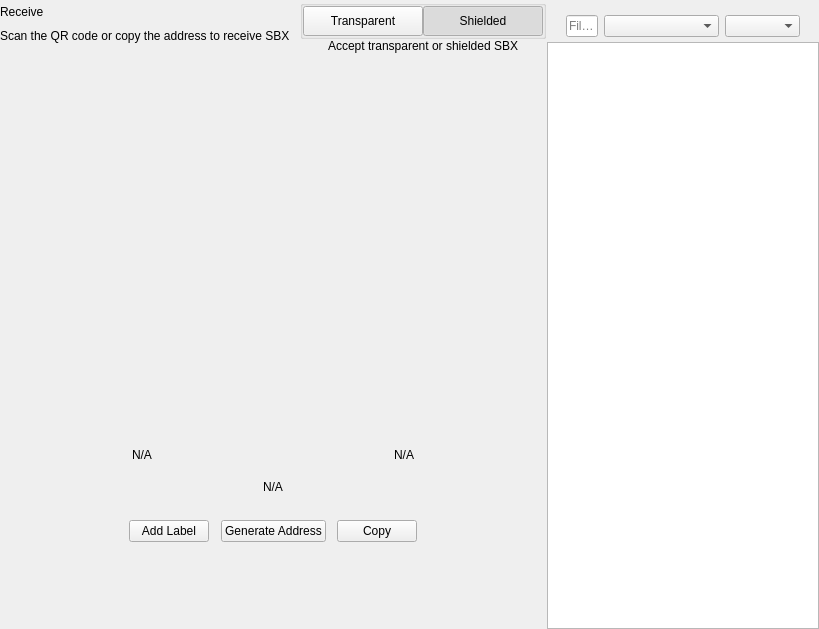
<?xml version="1.0" encoding="UTF-8"?>
<ui version="4.0">
 <class>ReceiveWidget</class>
 <widget class="QWidget" name="ReceiveWidget">
  <property name="geometry">
   <rect>
    <x>0</x>
    <y>0</y>
    <width>819</width>
    <height>629</height>
   </rect>
  </property>
  <property name="minimumSize">
   <size>
    <width>0</width>
    <height>0</height>
   </size>
  </property>
  <property name="windowTitle">
   <string>Form</string>
  </property>
  <layout class="QHBoxLayout" name="horizontalLayout_2" stretch="2,1">
   <property name="spacing">
    <number>0</number>
   </property>
   <property name="leftMargin">
    <number>0</number>
   </property>
   <property name="topMargin">
    <number>0</number>
   </property>
   <property name="rightMargin">
    <number>0</number>
   </property>
   <property name="bottomMargin">
    <number>0</number>
   </property>
   <item>
    <widget class="QWidget" name="left" native="true">
     <layout class="QVBoxLayout" name="verticalLayout_3">
      <property name="leftMargin">
       <number>0</number>
      </property>
      <property name="topMargin">
       <number>0</number>
      </property>
      <property name="rightMargin">
       <number>0</number>
      </property>
      <property name="bottomMargin">
       <number>0</number>
      </property>
      <item>
       <layout class="QVBoxLayout" name="verticalLayout_2">
        <property name="spacing">
         <number>0</number>
        </property>
        <property name="leftMargin">
         <number>0</number>
        </property>
        <item>
         <layout class="QHBoxLayout" name="horizontalLayout_3">
          <property name="spacing">
           <number>0</number>
          </property>
          <item>
           <layout class="QVBoxLayout" name="verticalLayout_4">
            <property name="spacing">
             <number>5</number>
            </property>
            <item>
             <widget class="QLabel" name="labelTitle">
              <property name="text">
               <string>Receive</string>
              </property>
             </widget>
            </item>
            <item alignment="Qt::AlignTop">
             <widget class="QLabel" name="labelSubtitle1">
              <property name="text">
               <string>Scan the QR code or copy the address to receive SBX</string>
              </property>
             </widget>
            </item>
           </layout>
          </item>
          <item>
           <spacer name="horizontalSpacer">
            <property name="orientation">
             <enum>Qt::Horizontal</enum>
            </property>
            <property name="sizeHint" stdset="0">
             <size>
              <width>40</width>
              <height>20</height>
             </size>
            </property>
           </spacer>
          </item>
          <item>
           <widget class="QWidget" name="containerViewPrivacyChecks" native="true">
            <layout class="QVBoxLayout" name="containerPrivacyChecks">
             <property name="spacing">
              <number>0</number>
             </property>
             <property name="leftMargin">
              <number>0</number>
             </property>
             <property name="topMargin">
              <number>0</number>
             </property>
             <property name="rightMargin">
              <number>0</number>
             </property>
             <property name="bottomMargin">
              <number>0</number>
             </property>
             <item alignment="Qt::AlignHCenter|Qt::AlignVCenter">
              <widget class="QGroupBox" name="groupBox">
               <property name="title">
                <string/>
               </property>
               <layout class="QHBoxLayout" name="horizontalLayout_2_1">
                <property name="spacing">
                 <number>0</number>
                </property>
                <property name="leftMargin">
                 <number>0</number>
                </property>
                <property name="topMargin">
                 <number>0</number>
                </property>
                <property name="rightMargin">
                 <number>0</number>
                </property>
                <property name="bottomMargin">
                 <number>0</number>
                </property>
                <item>
                 <widget class="QPushButton" name="pushLeft">
                  <property name="minimumSize">
                   <size>
                    <width>120</width>
                    <height>30</height>
                   </size>
                  </property>
                  <property name="maximumSize">
                   <size>
                    <width>120</width>
                    <height>30</height>
                   </size>
                  </property>
                  <property name="focusPolicy">
                   <enum>Qt::NoFocus</enum>
                  </property>
                  <property name="text">
                   <string>Transparent</string>
                  </property>
                  <property name="checkable">
                   <bool>true</bool>
                  </property>
                  <property name="autoExclusive">
                   <bool>true</bool>
                  </property>
                 </widget>
                </item>
                <item>
                 <widget class="QPushButton" name="pushRight">
                  <property name="minimumSize">
                   <size>
                    <width>120</width>
                    <height>30</height>
                   </size>
                  </property>
                  <property name="maximumSize">
                   <size>
                    <width>120</width>
                    <height>30</height>
                   </size>
                  </property>
                  <property name="focusPolicy">
                   <enum>Qt::NoFocus</enum>
                  </property>
                  <property name="text">
                   <string>Shielded</string>
                  </property>
                  <property name="checkable">
                   <bool>true</bool>
                  </property>
                  <property name="checked">
                   <bool>true</bool>
                  </property>
                  <property name="autoExclusive">
                   <bool>true</bool>
                  </property>
                 </widget>
                </item>
               </layout>
              </widget>
             </item>
             <item alignment="Qt::AlignHCenter|Qt::AlignTop">
              <widget class="QLabel" name="labelSubtitle2">
               <property name="text">
                <string>Accept transparent or shielded SBX</string>
               </property>
               <property name="alignment">
                <set>Qt::AlignRight|Qt::AlignTrailing|Qt::AlignVCenter</set>
               </property>
              </widget>
             </item>
            </layout>
           </widget>
          </item>
         </layout>
        </item>
        <item>
         <spacer name="verticalSpacer_2">
          <property name="orientation">
           <enum>Qt::Vertical</enum>
          </property>
          <property name="sizeType">
           <enum>QSizePolicy::Expanding</enum>
          </property>
          <property name="sizeHint" stdset="0">
           <size>
            <width>20</width>
            <height>50</height>
           </size>
          </property>
         </spacer>
        </item>
        <item alignment="Qt::AlignHCenter">
         <widget class="QWidget" name="layoutQR" native="true">
          <property name="maximumSize">
           <size>
            <width>510</width>
            <height>16777215</height>
           </size>
          </property>
          <layout class="QVBoxLayout" name="verticalLayoutQr">
           <item>
            <spacer name="verticalSpacer11">
             <property name="orientation">
              <enum>Qt::Vertical</enum>
             </property>
             <property name="sizeType">
              <enum>QSizePolicy::Fixed</enum>
             </property>
             <property name="sizeHint" stdset="0">
              <size>
               <width>20</width>
               <height>20</height>
              </size>
             </property>
            </spacer>
           </item>
           <item alignment="Qt::AlignHCenter">
            <widget class="QLabel" name="labelQrImg">
             <property name="minimumSize">
              <size>
               <width>260</width>
               <height>260</height>
              </size>
             </property>
             <property name="maximumSize">
              <size>
               <width>260</width>
               <height>260</height>
              </size>
             </property>
             <property name="text">
              <string/>
             </property>
             <property name="alignment">
              <set>Qt::AlignCenter</set>
             </property>
            </widget>
           </item>
           <item>
            <spacer name="verticalSpacer_21">
             <property name="orientation">
              <enum>Qt::Vertical</enum>
             </property>
             <property name="sizeType">
              <enum>QSizePolicy::Fixed</enum>
             </property>
             <property name="sizeHint" stdset="0">
              <size>
               <width>20</width>
               <height>30</height>
              </size>
             </property>
            </spacer>
           </item>
           <item>
            <widget class="QWidget" name="widget" native="true">
             <property name="minimumSize">
              <size>
               <width>0</width>
               <height>0</height>
              </size>
             </property>
             <layout class="QHBoxLayout" name="horizontalLayout_5">
              <item>
               <widget class="QLabel" name="labelLabel">
                <property name="text">
                 <string notr="true">N/A</string>
                </property>
               </widget>
              </item>
              <item>
               <spacer name="horizontalSpacer_2">
                <property name="orientation">
                 <enum>Qt::Horizontal</enum>
                </property>
                <property name="sizeHint" stdset="0">
                 <size>
                  <width>141</width>
                  <height>20</height>
                 </size>
                </property>
               </spacer>
              </item>
              <item>
               <widget class="QLabel" name="labelDate">
                <property name="text">
                 <string notr="true">N/A</string>
                </property>
                <property name="alignment">
                 <set>Qt::AlignRight|Qt::AlignTrailing|Qt::AlignVCenter</set>
                </property>
               </widget>
              </item>
             </layout>
            </widget>
           </item>
           <item>
            <widget class="QLabel" name="labelAddress">
             <property name="sizePolicy">
              <sizepolicy hsizetype="Expanding" vsizetype="Preferred">
               <horstretch>0</horstretch>
               <verstretch>0</verstretch>
              </sizepolicy>
             </property>
             <property name="minimumSize">
              <size>
               <width>300</width>
               <height>0</height>
              </size>
             </property>
             <property name="text">
              <string notr="true">N/A</string>
             </property>
             <property name="alignment">
              <set>Qt::AlignCenter</set>
             </property>
            </widget>
           </item>
           <item>
            <spacer name="verticalSpacer_4">
             <property name="orientation">
              <enum>Qt::Vertical</enum>
             </property>
             <property name="sizeType">
              <enum>QSizePolicy::Fixed</enum>
             </property>
             <property name="sizeHint" stdset="0">
              <size>
               <width>20</width>
               <height>20</height>
              </size>
             </property>
            </spacer>
           </item>
           <item>
            <layout class="QHBoxLayout" name="horizontalLayout_4">
             <item alignment="Qt::AlignHCenter">
              <widget class="QPushButton" name="pushButtonLabel">
               <property name="focusPolicy">
                <enum>Qt::NoFocus</enum>
               </property>
               <property name="text">
                <string>Add Label</string>
               </property>
              </widget>
             </item>
             <item alignment="Qt::AlignHCenter">
              <widget class="QPushButton" name="pushButtonNewAddress">
               <property name="focusPolicy">
                <enum>Qt::NoFocus</enum>
               </property>
               <property name="text">
                <string>Generate Address</string>
               </property>
              </widget>
             </item>
             <item alignment="Qt::AlignHCenter">
              <widget class="QPushButton" name="pushButtonCopy">
               <property name="focusPolicy">
                <enum>Qt::NoFocus</enum>
               </property>
               <property name="text">
                <string>Copy</string>
               </property>
              </widget>
             </item>
            </layout>
           </item>
           <item>
            <spacer name="verticalSpacer_3">
             <property name="orientation">
              <enum>Qt::Vertical</enum>
             </property>
             <property name="sizeType">
              <enum>QSizePolicy::Expanding</enum>
             </property>
             <property name="sizeHint" stdset="0">
              <size>
               <width>20</width>
               <height>20</height>
              </size>
             </property>
            </spacer>
           </item>
          </layout>
         </widget>
        </item>
        <item>
         <spacer name="verticalSpacer">
          <property name="orientation">
           <enum>Qt::Vertical</enum>
          </property>
          <property name="sizeHint" stdset="0">
           <size>
            <width>20</width>
            <height>40</height>
           </size>
          </property>
         </spacer>
        </item>
       </layout>
      </item>
     </layout>
    </widget>
   </item>
   <item>
    <widget class="QWidget" name="right" native="true">
     <layout class="QVBoxLayout" name="verticalLayout_5">
      <property name="spacing">
       <number>0</number>
      </property>
      <property name="leftMargin">
       <number>1</number>
      </property>
      <property name="topMargin">
       <number>0</number>
      </property>
      <property name="rightMargin">
       <number>0</number>
      </property>
      <property name="bottomMargin">
       <number>0</number>
      </property>
      <item>
       <layout class="QVBoxLayout" name="container_right">
        <property name="spacing">
         <number>0</number>
        </property>
        <property name="leftMargin">
         <number>0</number>
        </property>
        <property name="rightMargin">
         <number>0</number>
        </property>
        <item>
         <layout class="QVBoxLayout" name="verticalLayout">
          <property name="spacing">
           <number>6</number>
          </property>
          <property name="leftMargin">
           <number>19</number>
          </property>
          <property name="rightMargin">
           <number>19</number>
          </property>
          <item>
           <widget class="OptionButton" name="btnRequest" native="true"/>
          </item>
          <item>
           <widget class="OptionButton" name="btnMyAddresses" native="true">
            <property name="sizePolicy">
             <sizepolicy hsizetype="Preferred" vsizetype="Minimum">
              <horstretch>0</horstretch>
              <verstretch>0</verstretch>
             </sizepolicy>
            </property>
           </widget>
          </item>
         </layout>
        </item>
        <item>
         <widget class="QWidget" name="sortWidget" native="true">
          <layout class="QHBoxLayout" name="horizontalLayout_6">
           <property name="leftMargin">
            <number>19</number>
           </property>
           <property name="rightMargin">
            <number>19</number>
           </property>
           <property name="bottomMargin">
            <number>5</number>
           </property>
           <item>
            <widget class="QLineEdit" name="lineEditFilter">
             <property name="sizePolicy">
              <sizepolicy hsizetype="Expanding" vsizetype="Fixed">
               <horstretch>0</horstretch>
               <verstretch>0</verstretch>
              </sizepolicy>
             </property>
             <property name="minimumSize">
              <size>
               <width>0</width>
               <height>0</height>
              </size>
             </property>
             <property name="contextMenuPolicy">
              <enum>Qt::DefaultContextMenu</enum>
             </property>
             <property name="acceptDrops">
              <bool>false</bool>
             </property>
             <property name="maxLength">
              <number>40</number>
             </property>
             <property name="placeholderText">
              <string>Filter</string>
             </property>
            </widget>
           </item>
           <item>
            <spacer name="horizontalSpacer_3">
             <property name="orientation">
              <enum>Qt::Horizontal</enum>
             </property>
             <property name="sizeType">
              <enum>QSizePolicy::Preferred</enum>
             </property>
             <property name="sizeHint" stdset="0">
              <size>
               <width>20</width>
               <height>20</height>
              </size>
             </property>
            </spacer>
           </item>
           <item>
            <widget class="QComboBox" name="comboBoxSort">
             <property name="sizePolicy">
              <sizepolicy hsizetype="Preferred" vsizetype="Fixed">
               <horstretch>0</horstretch>
               <verstretch>0</verstretch>
              </sizepolicy>
             </property>
             <property name="minimumSize">
              <size>
               <width>115</width>
               <height>0</height>
              </size>
             </property>
            </widget>
           </item>
           <item>
            <widget class="QComboBox" name="comboBoxSortOrder">
             <property name="sizePolicy">
              <sizepolicy hsizetype="Preferred" vsizetype="Fixed">
               <horstretch>0</horstretch>
               <verstretch>0</verstretch>
              </sizepolicy>
             </property>
             <property name="minimumSize">
              <size>
               <width>75</width>
               <height>0</height>
              </size>
             </property>
            </widget>
           </item>
          </layout>
          <zorder>comboBoxSort</zorder>
          <zorder>comboBoxSortOrder</zorder>
          <zorder>lineEditFilter</zorder>
         </widget>
        </item>
        <item>
         <widget class="QListView" name="listViewAddress"/>
        </item>
       </layout>
      </item>
     </layout>
    </widget>
   </item>
  </layout>
 </widget>
 <customwidgets>
  <customwidget>
   <class>OptionButton</class>
   <extends>QWidget</extends>
   <header>qt/safebox/optionbutton.h</header>
   <container>1</container>
  </customwidget>
 </customwidgets>
 <resources/>
 <connections/>
</ui>
